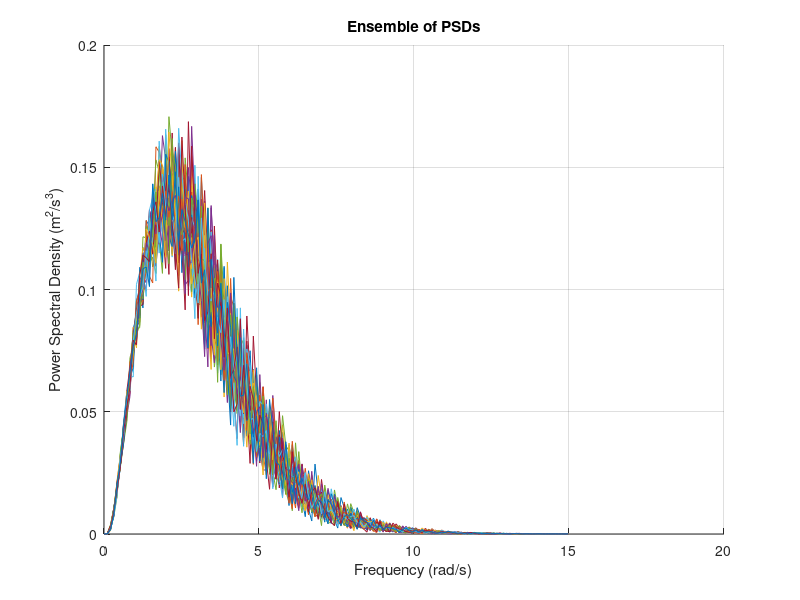

The MATLAB source for this figure: (Note: this script raises an error after producing the figure.)
clear; close all; clc

%% Parameter definition
wu = 15;                    % cut-off frequency
T = 60;                     % upper time bound

dt = 2*pi /(2 * wu);        % time step size
dw = 2*pi / T;              % frequency step size

w = 0:dw:wu;                % frequency vector
t = 0:dt:T;                 % time vector

Nw = length(w);             % length of frequency vector
Nt = length(t);             % length of time vector

Ne = 50;                    % number of realisations 

x = zeros(Ne, length(t));   % initialise time signals
ensemble = zeros(Ne, Nt);   % initialise ensemble

% PSD parameter
b = 1;
sigma = 1;

% Source PSD
S = @(w) (0.25 * sigma^2 * b^3 .* (w).^2 .*exp(-b*abs(w)));

%% generate time signal by Spectral Representation Method
for k=1:Ne
    
    % Spectral representation method (Shinozuka & Deodatis, 1991)
    x_temp = zeros(1, length(t));   % realisations
    for j = 1:Nw  
        x_temp = x_temp + (sqrt(4.*S(w(j)).*dw)*cos(j.*dw.*t + 2.*pi.*rand));     
    end

    % save generated time signal
    x(k, :) = x_temp;

    % compute periodogram of time signals
	ensemble(k,:) = abs(fft(x_temp)).^2 * dt^2./T ./ (2*pi);

end
% use only first half of PSDs
ensemble(:, Nw+1:end) = [];

%% Ensemble plot
figure; hold on; grid on;
plot(w, ensemble)
xlabel('Frequency (rad/s)')
ylabel('Power Spectral Density (m^2/s^3)')
title('Ensemble of PSDs')

%% compute relaxed PSD
relaxedPSD = gen_relaxedPSD(ensemble);

d_pdf = 0.001;
figure; hold on
plot_relaxedPSD(ensemble, relaxedPSD, w, d_pdf, 0.2);
xlabel('Frequency (rad/s)'); 
ylabel('Power Spectral Density (m^2/s^3)'); 
zlabel('Probability Density')

%% pdf "slices" for selected frequencies
figure; hold on; grid on;
xlabel('Power Spectral Density (m^2/s^3)')
ylabel('Probability Density')

x = 0:0.001:0.2;
w1 = 30;
w2 = 45;
w3 = 60;

y1 = pdf(relaxedPSD{w1}, x);
p1 = plot(x, y1);

y2 = pdf(relaxedPSD{w2}, x);
p2 = plot(x, y2);

y3 = pdf(relaxedPSD{w3}, x);
p3 = plot(x, y3);

legend(['\omega = ' num2str(w(w1)) ' rad/s'],['\omega = ' num2str(w(w2)) ' rad/s'],['\omega = ' num2str(w(w3)) ' rad/s'])


